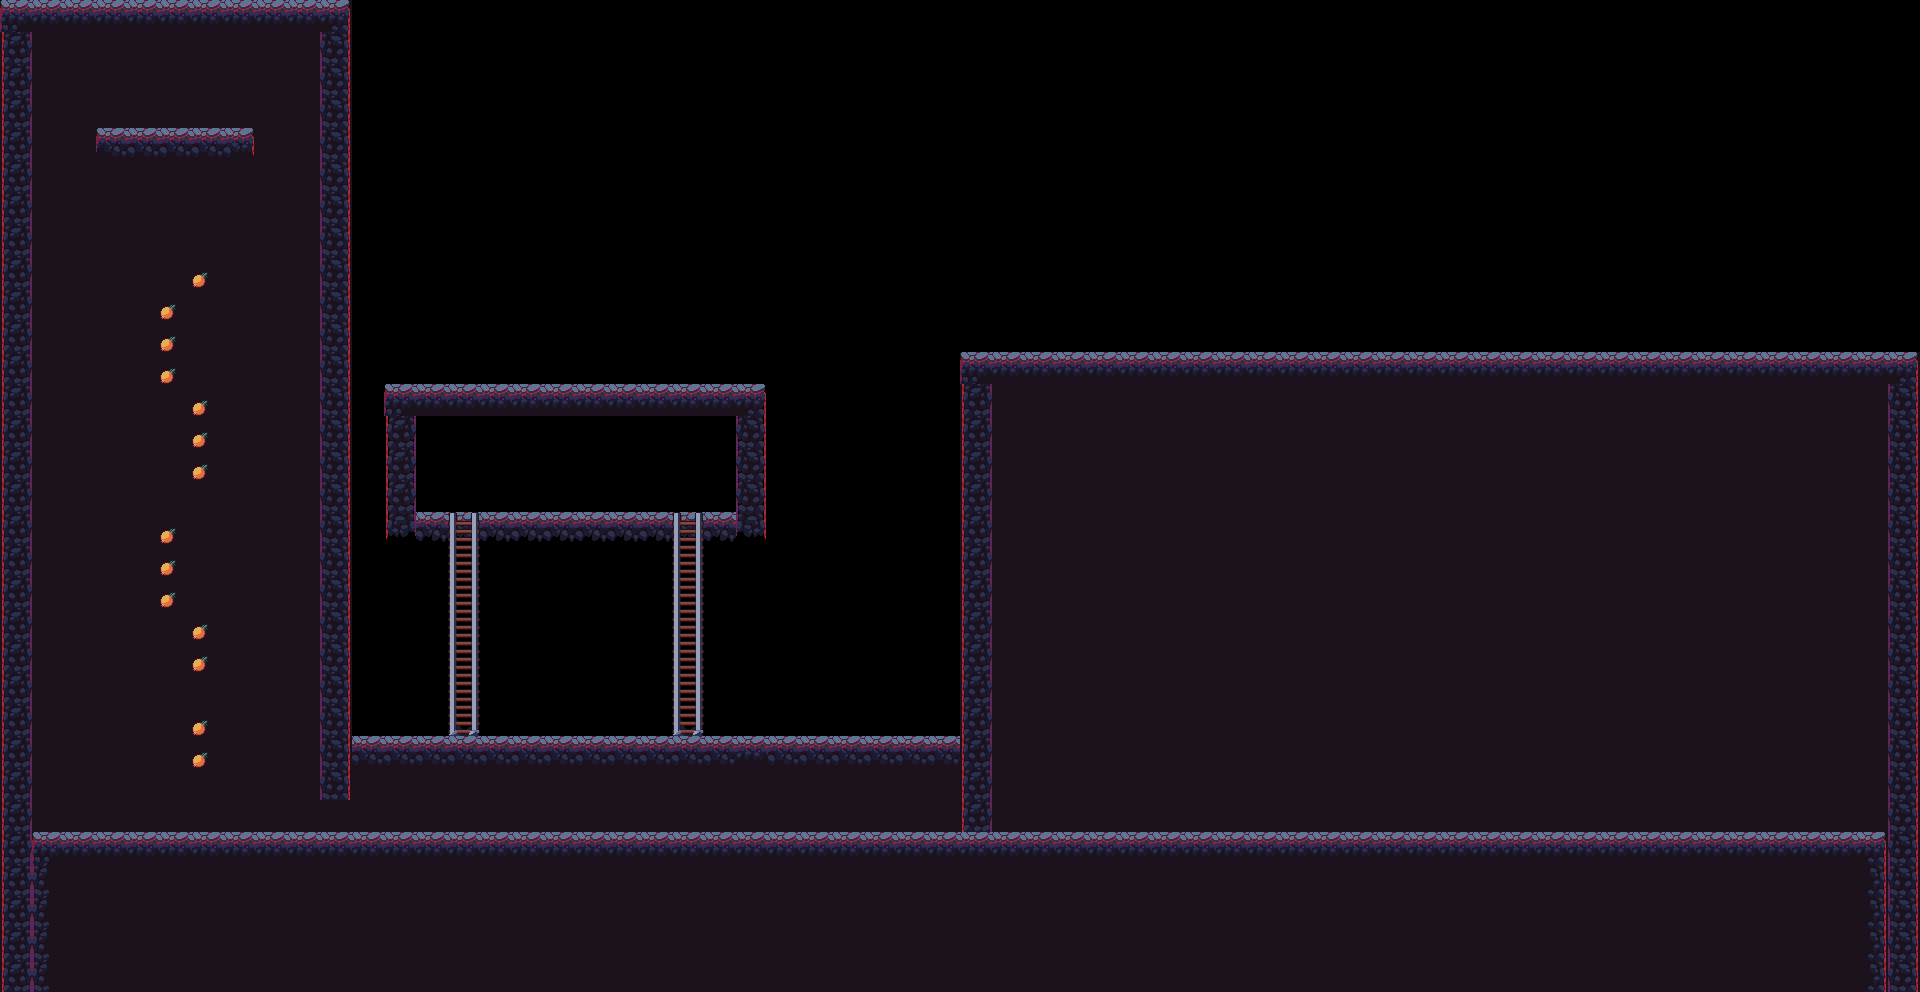

A 2D game scene composited from a Tiled map and its tileset images. What follows is a short description and the map's XML, with each tile layer's data collapsed to a summary:
An orthogonal 60x31 tile map with 32x32 px tiles, 3 tile layers (env, floor, items), 6 tilesets and 15 objects (3x key, 2x ladder, revivePoint, coin, chest, ...).

<map version="1.0" tiledversion="1.1.6" orientation="orthogonal" renderorder="right-down" width="60" height="31" tilewidth="32" tileheight="32" infinite="0" nextobjectid="69">
 <tileset firstgid="1" source="food.tsx" />
 <tileset firstgid="9" source="grass.tsx" />
 <tileset firstgid="20" source="ladder.tsx" />
 <tileset firstgid="26" source="rock.tsx" />
 <tileset firstgid="30" source="threes.tsx" />
 <tileset firstgid="34" source="Tileset.tsx" />
 <layer name="env" width="60" height="31">
  <data>[1860 cells, 896 non-empty, 2 distinct tile ids]</data>
 </layer>
 <layer name="floor" width="60" height="31">
  <data>[1860 cells, 401 non-empty, 11 distinct tile ids]</data>
 </layer>
 <layer name="items" width="60" height="31">
  <data>[1860 cells, 28 non-empty, 4 distinct tile ids]</data>
 </layer>
 <objectgroup name="obj">
  <object id="3" name="revivePoint" x="174.225" y="128.179" width="9.125" height="7.125">
   <properties>
    <property name="kind" value="revivePoint" />
    <property name="prefab" value="vol_revivepoint" />
   </properties>
  </object>
  <object id="47" name="key" x="231.662" y="246.811">
   <properties>
    <property name="count" value="1" />
    <property name="kind" value="Key" />
    <property name="prefab" value="vol_mh_key" />
    <property name="target" value="TreasureBox" />
   </properties>
  </object>
  <object id="48" name="key" x="200.5" y="697.833">
   <properties>
    <property name="count" value="1" />
    <property name="kind" value="Key" />
    <property name="prefab" value="vol_mh_key" />
    <property name="target" value="TreasureBox" />
   </properties>
  </object>
  <object id="55" name="coin" x="523.5" y="466">
   <properties>
    <property name="id" value="10000101" />
    <property name="kind" value="coin" />
    <property name="num" type="int" value="5" />
    <property name="px" type="int" value="50" />
    <property name="py" type="int" value="0" />
    <property name="shape" value="line" />
   </properties>
   <ellipse />
  </object>
  <object id="56" name="ladder" x="687.758" y="512.455">
   <properties>
    <property name="kind" value="ladder" />
    <property name="prefab" value="trigger_ladder_down" />
   </properties>
  </object>
  <object id="57" name="ladder" x="463.977" y="512.25">
   <properties>
    <property name="kind" value="ladder" />
    <property name="prefab" value="trigger_ladder_down" />
   </properties>
  </object>
  <object id="58" name="key" x="171.5" y="508">
   <properties>
    <property name="count" value="1" />
    <property name="kind" value="Key" />
    <property name="prefab" value="vol_mh_key" />
    <property name="target" value="TreasureBox" />
   </properties>
  </object>
  <object id="59" name="chest" x="579.543" y="512.011">
   <properties>
    <property name="items" value="[[&quot;10000101&quot;,67,[9,17]],[&quot;10000102&quot;,20,[5,7]],[&quot;10000002&quot;,13],[&quot;10001002&quot;,10]]" />
    <property name="keyCount" type="int" value="3" />
    <property name="kind" value="TreasureBox" />
    <property name="prefab" value="vol_mh_chest" />
   </properties>
   <ellipse />
  </object>
  <object id="62" name="finishFlag" x="1721.75" y="832">
   <properties>
    <property name="finishShow" type="bool" value="true" />
    <property name="kind" value="finishFlag" />
    <property name="prefab" value="finish" />
   </properties>
  </object>
  <object id="63" name="trap_fourspikes" x="333.919" y="800.204">
   <properties>
    <property name="kind" value="trap" />
    <property name="prefab" value="fourspikes" />
   </properties>
  </object>
  <object id="64" name="door" x="568" y="701">
   <properties>
    <property name="isLocalDoor" type="bool" value="true" />
    <property name="kind" value="Door" />
    <property name="offsetX" type="int" value="100" />
    <property name="prefab" value="portal" />
    <property name="roll" value="100" />
    <property name="target" value="door2" />
   </properties>
  </object>
  <object id="65" name="door2" x="1016.85" y="806.485">
   <properties>
    <property name="isLocalDoor" type="bool" value="true" />
    <property name="kind" value="Door" />
    <property name="offsetX" type="int" value="100" />
    <property name="prefab" value="portal" />
    <property name="roll" value="100" />
   </properties>
  </object>
  <object id="67" name="fight" x="1151.27" y="832.364">
   <properties>
    <property name="kind" value="Flag" />
    <property name="prefab" value="flag" />
   </properties>
  </object>
 </objectgroup>
 <objectgroup name="born">
  <object id="1" name="hero" x="147.236" y="112.539" width="10.1457" height="9.7851">
   <properties>
    <property name="kind" value="hero" />
   </properties>
  </object>
  <object id="68" name="elemental" x="1631.9" y="832.32" width="10.1457" height="9.7851">
   <properties>
    <property name="kind" value="boss" />
    <property name="mob" value="elemental" />
   </properties>
  </object>
 </objectgroup>
</map>
